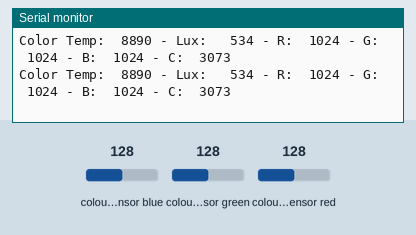
Recording of a sketch running on a simulated ESP32. Parts: the last lines printed to the serial monitor. The test bench sets the inputs (shaded band); at power-on: colour sensor blue 128, colour sensor green 128, colour sensor red 128.

Above: at 1.2 s.
1.3 s: colour sensor blue set to 5
At 1.35 s:
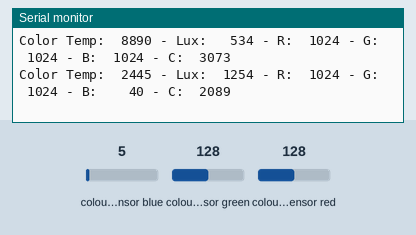
3.2 s: colour sensor green set to 5
At 3.24 s:
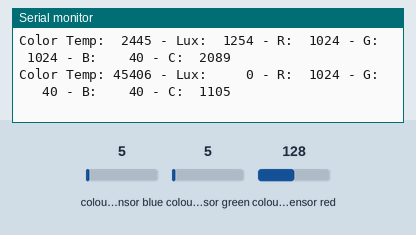
5.1 s: colour sensor red set to 5
At 5.14 s:
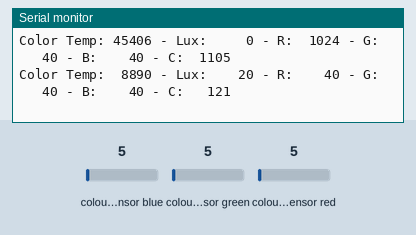
7.0 s: colour sensor blue set to 64
At 7.04 s:
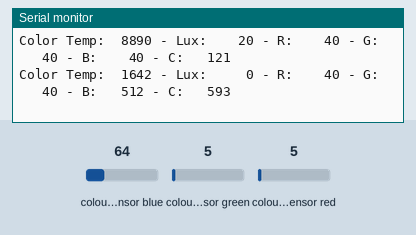
8.9 s: colour sensor green set to 64
At 8.93 s:
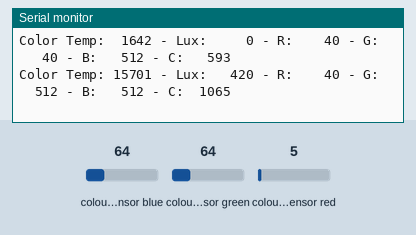
10.8 s: colour sensor red set to 64
At 10.83 s:
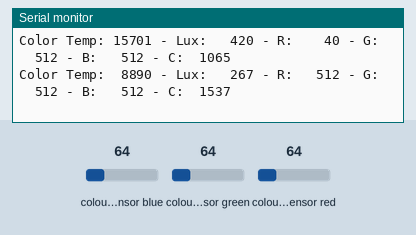

The sketch:

tcs34725_KGW.ino
```cpp
#include <Wire.h>
#include "Adafruit_TCS34725.h"

/* Example code for the Adafruit TCS34725 breakout library */

/* Connect SCL    to analog 5
   Connect SDA    to analog 4
   Connect VDD    to 3.3V DC
   Connect GROUND to common ground */

/* Initialise with default values (int time = 2.4ms, gain = 1x) */
// Adafruit_TCS34725 tcs = Adafruit_TCS34725();

/* Initialise with specific int time and gain values */
Adafruit_TCS34725 tcs = Adafruit_TCS34725(TCS34725_INTEGRATIONTIME_700MS, TCS34725_GAIN_1X);

void setup(void) {
  Serial.begin(115200);

  if (tcs.begin()) {
    Serial.println("Found sensor");
  } else {
    Serial.println("No TCS34725 found ... check your connections");
    while (1);
  }

  // Now we're ready to get readings!
}

void loop(void) {
  uint16_t r, g, b, c, colorTemp, lux;

  tcs.getRawData(&r, &g, &b, &c);
  colorTemp = tcs.calculateColorTemperature(r, g, b);
  lux = tcs.calculateLux(r, g, b);

  #ifdef BLOMP
  Serial.print("Color Temp: "); Serial.print(colorTemp, DEC); Serial.print(" K - ");
  Serial.print("Lux: "); Serial.print(lux, DEC); Serial.print(" - ");
  Serial.print("R: "); Serial.print(r, DEC); Serial.print(" ");
  Serial.print("G: "); Serial.print(g, DEC); Serial.print(" ");
  Serial.print("B: "); Serial.print(b, DEC); Serial.print(" ");
  Serial.print("C: "); Serial.print(c, DEC); Serial.print(" ");
  Serial.println(" ");
  #endif // BLOMP
  Serial.printf("Color Temp: %5u - Lux: %5u - R: %5u - G: %5u - B: %5u - C: %5u\n",
                                                       colorTemp, lux, r, g, b, c);
}
```

Measured:
- after the input at 1.3 s, the serial monitor: prints a new line at once (image 1)
- after the input at 3.2 s, the serial monitor: prints a new line at once (image 2)
- after the input at 5.1 s, the serial monitor: prints a new line at once (image 3)
- after the input at 7.0 s, the serial monitor: prints a new line at once (image 4)
- after the input at 8.9 s, the serial monitor: prints a new line at once (image 5)
- after the input at 10.8 s, the serial monitor: prints a new line at once (image 6)
